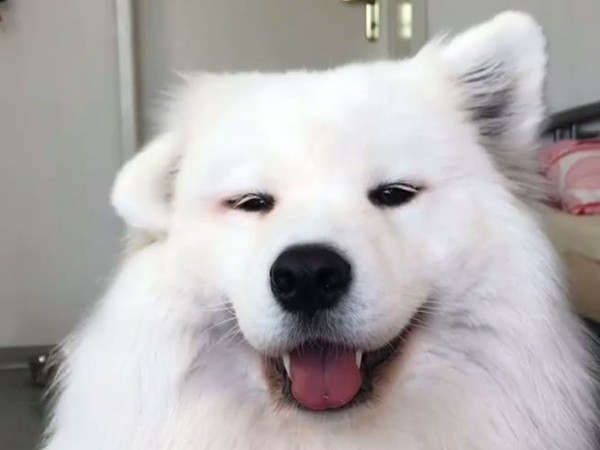
//> input picture Homework1/SetStructOpen_Close/Dog.jpg, 600 x 450 px
$ ./main   (built with g++ and OpenCV 4)
//> lines starting //> are read from the running program, lines starting //| are printed output that depends on the picture; after the words box and inside, x2 and y2 are one past the last pixel; in counts of white or black regions, pixels touching at a corner belong together
#include "opencv2/imgproc/imgproc.hpp"
#include "opencv2/highgui/highgui.hpp"
#include <stdlib.h>
#include <stdio.h>
#include <iostream>

using namespace std;
using namespace cv;

int main(int atgc, char ** argv)
{
    // [5 lines of commented-out code are left out]

    Mat img,src_gray,dst;
    Mat open, close, grad, top, black, kernel;

	img = imread("Dog.jpg", IMREAD_COLOR );
//> img is the input picture: 450 rows x 600 cols, CV_8UC3; mean B, G, R 176.5, 176.8, 180.3
	imshow("img", img);

	cvtColor( img, src_gray, COLOR_BGR2GRAY );
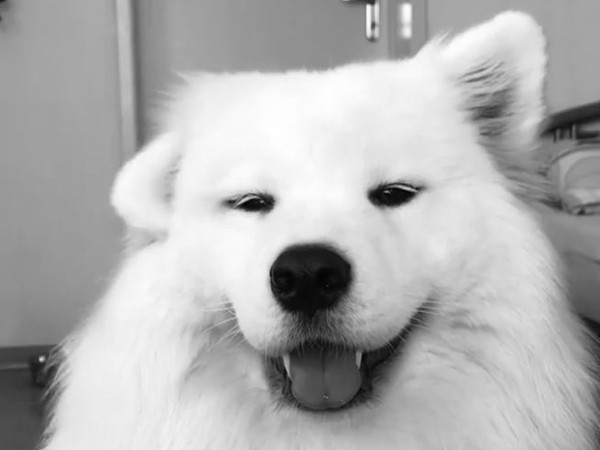
//> src_gray: 450 rows x 600 cols, CV_8UC1; min 1, max 254, mean 177.8
	imshow("gray", src_gray);

    double time1 = static_cast<double>( getTickCount());

	threshold(src_gray, dst, 127, 255,THRESH_BINARY);
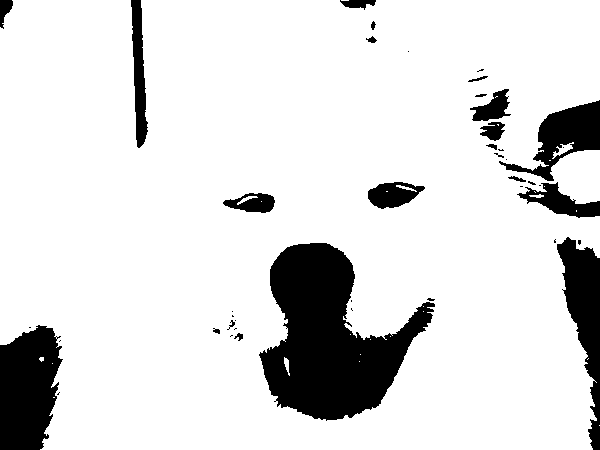
//> dst: 450 rows x 600 cols, CV_8UC1; 86.5% white; 43 black regions (22 under 20 px), largest, box (x1, y1, x2, y2) and area: (259, 243, 435, 421) 16775, (0, 325, 63, 450) 6191, (557, 237, 600, 450) 4191
    imshow("threshold", dst);


    kernel = getStructuringElement(MORPH_RECT, Size(3,3), Point(-1, -1));

    // [10 lines of commented-out code are left out]

	morphologyEx(dst, close, MORPH_CLOSE, kernel);
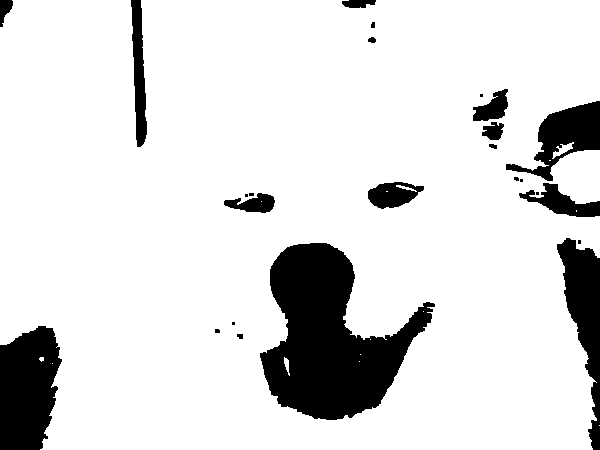
//> close: 450 rows x 600 cols, CV_8UC1; 86.7% white; 25 black regions (9 under 20 px), largest, box (x1, y1, x2, y2) and area: (260, 243, 435, 420) 16664, (0, 326, 62, 450) 6143, (557, 238, 600, 450) 4152
    for(int i=0 ; i<9999 ; i++)
    {
        morphologyEx(close, close, MORPH_CLOSE, kernel);
    }

	imshow("close", close);
    double time2 = (static_cast<double>( getTickCount()) - time1)/getTickFrequency();

    cout<<"花費時間"<< time2 <<"秒"<<endl;

	waitKey();
	return 0;
}
